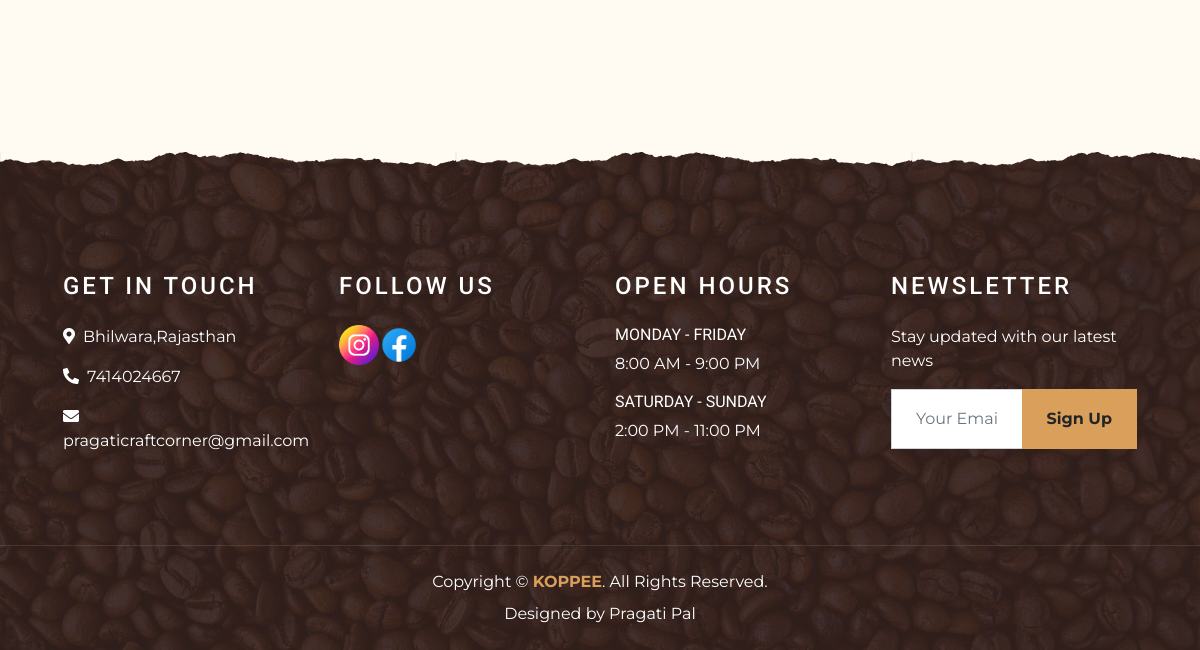
Page /aboutus/ (lower part) on the earlier database version.
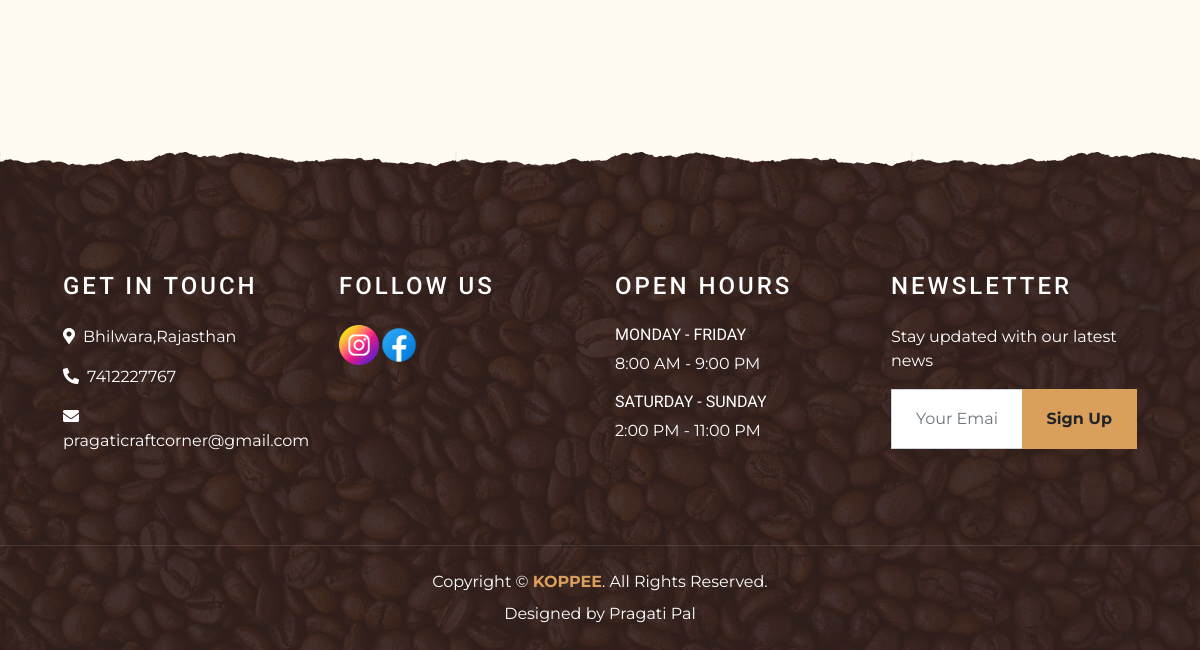
Same page on the later database version.
### service/models.py (models this page shows)
class ContactInfo(models.Model):
    address = models.CharField(max_length=255)
    phone = models.CharField(max_length=20)
    email = models.EmailField()

### newproject/views.py (the view)
# urls.py: path('aboutus/', views.aboutus, name='aboutus'),
def aboutus(request):
    learnData = Learn.objects.all()
    data = {
        'learnData': learnData,
    }
    return render(request, "about.html", data)

### service/context_processors.py (called while the page is built)
def footer_data(request):
    return {
        'contactinfoData': ContactInfo.objects.first(),
        'socialmediaData': SocialMedia.objects.all(),
        'openhourData': OpenHour.objects.all(),
    }

### templates/about.html (shortened to what this page needs)
<!DOCTYPE html>
<html lang="en">
<head>
    <link href="https://cdnjs.cloudflare.com/ajax/libs/font-awesome/5.10.0/css/all.min.css" rel="stylesheet">
    <link href="/static/lib/owlcarousel/assets/owl.carousel.min.css" rel="stylesheet">
    <link href="/static/lib/tempusdominus/css/tempusdominus-bootstrap-4.min.css" rel="stylesheet" />
    <link href="/static/css/style.min.css" rel="stylesheet">
</head>
<body>
    <div class="container-fluid py-5">
        <div class="container">
            <div class="row">
                {% for a in learnData %}
                <div class="col-lg-4 py-0 py-lg-5">
                </div>
                {% if forloop.last == False %}
                <div class="col-lg-4 py-5 py-lg-0" style="min-height: 500px;">
                </div>
                {% endif %}
                {% endfor %}
            </div>
        </div>
    </div>
    {% include "partials/footer.html" %}
</body>
</html>

### templates/partials/footer.html (shortened to what this page needs)
<div class="container-fluid footer text-white mt-5 pt-5 px-0 position-relative overlay-top">
    <div class="row mx-0 pt-5 px-sm-3 px-lg-5 mt-4">
        <div class="col-lg-3 col-md-6 mb-5">
            <h4 class="text-white text-uppercase mb-4" style="letter-spacing: 3px;">Get In Touch</h4>
            <p><i class="fa fa-map-marker-alt mr-2"></i>{{ contactinfoData.address }}</p>
            <p><i class="fa fa-phone-alt mr-2"></i>{{ contactinfoData.phone }}</p>
            <p class="m-0"><i class="fa fa-envelope mr-2"></i>{{ contactinfoData.email }}</p>
        </div>
        <div class="col-lg-3 col-md-6 mb-5">
            <h4 class="text-white text-uppercase mb-4" style="letter-spacing: 3px;">Follow Us</h4>
            <div class="d-flex justify-content-start">
                {% for sm in socialmediaData %}
                    <a  href="{{ sm.url }}" target="_blank">
                        <img src="{{ sm.icon_img.url }}"  style="width:40px; height:40px;">
                    </a>
                {% endfor %}
            </div>
        </div>
        <div class="col-lg-3 col-md-6 mb-5">
            <h4 class="text-white text-uppercase mb-4" style="letter-spacing: 3px;">Open Hours</h4>
            <div>
                {% for hour in openhourData %}
                    <h6 class="text-white text-uppercase">{{ hour.day_range }}</h6>
                    <p>{{ hour.time_range }}</p>
                {% endfor %}
            </div>
        </div>
        <div class="col-lg-3 col-md-6 mb-5">
            <h4 class="text-white text-uppercase mb-4" style="letter-spacing: 3px;">Newsletter</h4>
            <p>Stay updated with our latest news</p>
            {% include 'partials/subscribe_form.html' %}
        </div>
    </div>
    <div class="container-fluid text-center text-white border-top mt-4 py-4 px-sm-3 px-md-5" style="border-color: rgba(256, 256, 256, .1) !important;">
        <p class="mb-2 text-white">
            Copyright &copy; <a class="font-weight-bold" href="#">KOPPEE</a>.
            All Rights Reserved.
        </p>
        <p class="m-0 text-white">Designed by Pragati Pal</p>
    </div>
</div>

Differences in the rows shown:
changed ContactInfo "Bhilwara,Rajasthan": phone "7414024667" → "7412227767"
